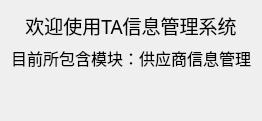
     <widget class="QWidget" name="page">
      <layout class="QVBoxLayout" name="verticalLayout_2">
       <item>
        <layout class="QVBoxLayout" name="verticalLayout">
         <item>
          <widget class="QLabel" name="label_3">
           <property name="font">
            <font>
             <family>黑体</family>
             <pointsize>14</pointsize>
            </font>
           </property>
           <property name="text">
            <string>欢迎使用TA信息管理系统</string>
           </property>
           <property name="alignment">
            <set>Qt::AlignCenter</set>
           </property>
          </widget>
         </item>
         <item>
          <widget class="QLabel" name="label_4">
           <property name="font">
            <font>
             <family>黑体</family>
             <pointsize>12</pointsize>
            </font>
           </property>
           <property name="text">
            <string>目前所包含模块：供应商信息管理</string>
           </property>
           <property name="alignment">
            <set>Qt::AlignCenter</set>
           </property>
          </widget>
         </item>
         <item>
          <widget class="QLabel" name="label_5">
           <property name="text">
            <string/>
           </property>
          </widget>
         </item>
         <item>
          <widget class="QLabel" name="label_6">
           <property name="text">
            <string/>
           </property>
          </widget>
         </item>
        </layout>
       </item>
      </layout>
     </widget>
